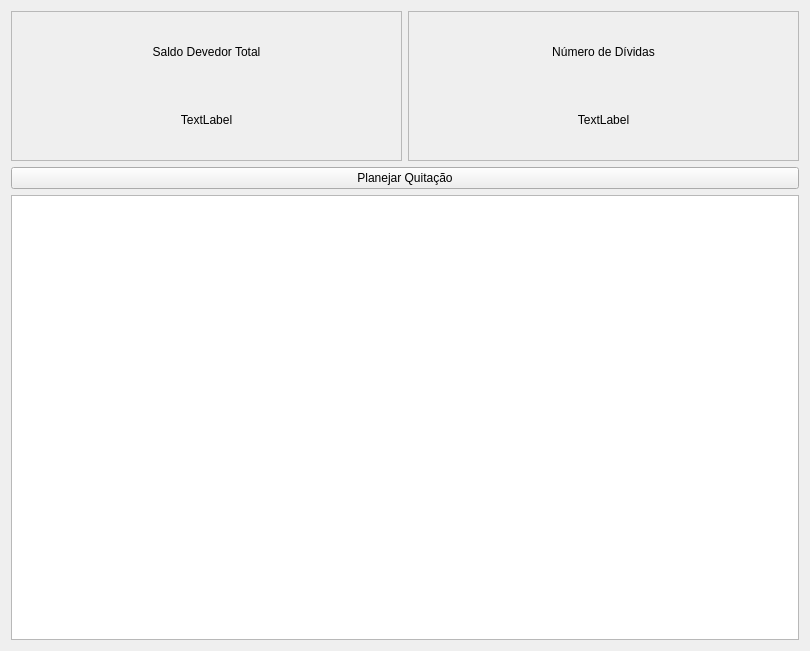
<?xml version="1.0" encoding="UTF-8"?>
<ui version="4.0">
 <class>pageDividas</class>
 <widget class="QWidget" name="pageDividas">
  <property name="geometry">
   <rect>
    <x>0</x>
    <y>0</y>
    <width>810</width>
    <height>651</height>
   </rect>
  </property>
  <property name="windowTitle">
   <string>pageDividas</string>
  </property>
  <layout class="QHBoxLayout" name="horizontalLayout_2">
   <item>
    <layout class="QVBoxLayout" name="verticalLayout">
     <item>
      <layout class="QHBoxLayout" name="horizontalLayout">
       <item>
        <widget class="QFrame" name="frame">
         <property name="minimumSize">
          <size>
           <width>0</width>
           <height>150</height>
          </size>
         </property>
         <property name="frameShape">
          <enum>QFrame::Shape::StyledPanel</enum>
         </property>
         <property name="frameShadow">
          <enum>QFrame::Shadow::Raised</enum>
         </property>
         <layout class="QVBoxLayout" name="verticalLayout_2">
          <item>
           <widget class="QLabel" name="label">
            <property name="text">
             <string>Saldo Devedor Total</string>
            </property>
            <property name="alignment">
             <set>Qt::AlignmentFlag::AlignCenter</set>
            </property>
           </widget>
          </item>
          <item>
           <widget class="QLabel" name="labelSaldoDevedorTotal">
            <property name="text">
             <string>TextLabel</string>
            </property>
            <property name="alignment">
             <set>Qt::AlignmentFlag::AlignCenter</set>
            </property>
           </widget>
          </item>
         </layout>
        </widget>
       </item>
       <item>
        <widget class="QFrame" name="frame_2">
         <property name="frameShape">
          <enum>QFrame::Shape::StyledPanel</enum>
         </property>
         <property name="frameShadow">
          <enum>QFrame::Shadow::Raised</enum>
         </property>
         <layout class="QVBoxLayout" name="verticalLayout_3">
          <item>
           <widget class="QLabel" name="label_2">
            <property name="text">
             <string>Número de Dívidas</string>
            </property>
            <property name="alignment">
             <set>Qt::AlignmentFlag::AlignCenter</set>
            </property>
           </widget>
          </item>
          <item>
           <widget class="QLabel" name="labelNumeroDividas">
            <property name="text">
             <string>TextLabel</string>
            </property>
            <property name="alignment">
             <set>Qt::AlignmentFlag::AlignCenter</set>
            </property>
           </widget>
          </item>
         </layout>
        </widget>
       </item>
      </layout>
     </item>
     <item>
      <widget class="QPushButton" name="buttonPlanejarQuitacao">
       <property name="text">
        <string>Planejar Quitação</string>
       </property>
      </widget>
     </item>
     <item>
      <widget class="QTableWidget" name="tableWidgetDividas"/>
     </item>
    </layout>
   </item>
  </layout>
 </widget>
 <resources/>
 <connections/>
</ui>
